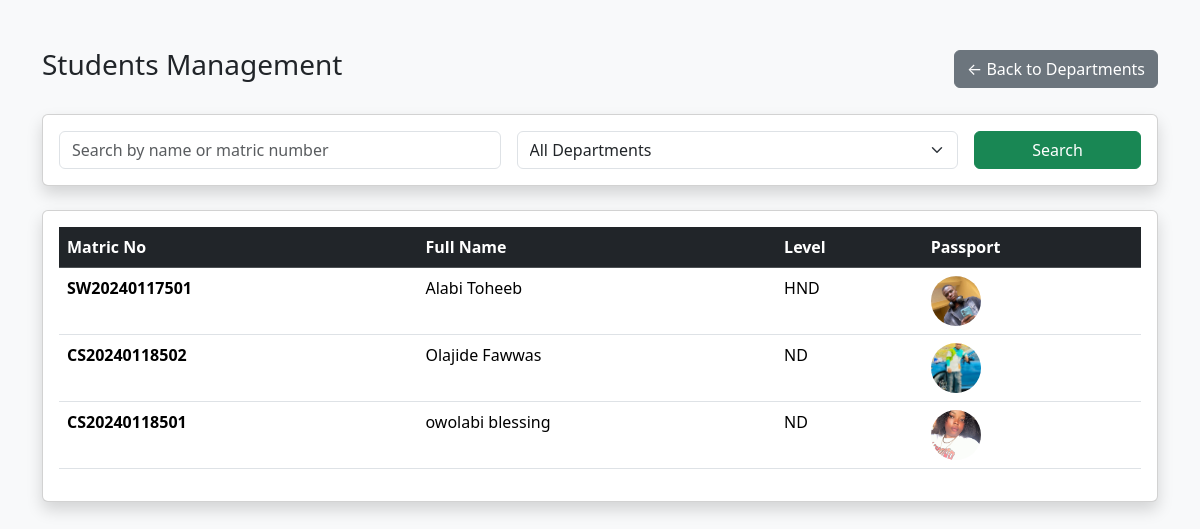
The page /grand_admin_view_students.php (signed in) on the database its author committed.
### tables this page shows
CREATE TABLE IF NOT EXISTS `students` (
  `id` int NOT NULL AUTO_INCREMENT,
  `matric_no` varchar(20) DEFAULT NULL,
  `name` varchar(150) NOT NULL,
  `email` varchar(150) DEFAULT NULL,
  `contact` varchar(50) DEFAULT NULL,
  `session` varchar(20) NOT NULL,
  `address` text,
  `department_id` int NOT NULL,
  `password_hash` varchar(255) NOT NULL,
  `role` enum('student') DEFAULT 'student',
  `passport` varchar(255) DEFAULT NULL,
  `level` varchar(10) DEFAULT NULL,
  `nd_type` varchar(10) DEFAULT NULL,
  `pair_id` int DEFAULT NULL,
  `supervisor` varchar(100) DEFAULT NULL,
  `project_title` varchar(255) DEFAULT NULL,
  `approved` tinyint(1) DEFAULT '0',
  `created_at` timestamp NULL DEFAULT CURRENT_TIMESTAMP,
  PRIMARY KEY (`id`),
  UNIQUE KEY `matric_no` (`matric_no`),
  KEY `idx_matric_no` (`matric_no`),
  KEY `idx_email` (`email`),
  KEY `idx_pair` (`pair_id`)
);

### grand_admin_view_students.php (the view, shortened to what this page needs)
<?php
require_once 'config.php';
$search = trim($_GET['search'] ?? '');
$sql = "SELECT s.* FROM students s WHERE 1=1";
$params = [];
$sql .= " ORDER BY s.name ASC";
$stmt = $pdo->prepare($sql);
$stmt->execute($params);
$students = $stmt->fetchAll();
?>
<!DOCTYPE html>
<html lang="en">
<head>
    <link href="https://cdn.jsdelivr.net/npm/bootstrap@5.3.3/dist/css/bootstrap.min.css" rel="stylesheet">
</head>
<body class="bg-light">
<div class="container mt-5">
    <div class="d-flex justify-content-between align-items-center mb-4">
        <h3>Students Management</h3>
        <a href="grand_admin_view_departments.php" class="btn btn-secondary">← Back to Departments</a>
    </div>
    <div class="card shadow mb-4">
        <div class="card-body">
            <form method="GET" class="row g-3">
                <div class="col-md-5">
                    <input type="text" name="search" class="form-control"
                           placeholder="Search by name or matric number"
                           value="<?= htmlspecialchars($search) ?>">
                </div>
                <div class="col-md-5">
                    <select name="department_id" class="form-select">
                        <option value="">All Departments</option>
                    </select>
                </div>
                <div class="col-md-2">
                    <button type="submit" class="btn btn-success w-100">Search</button>
                </div>
            </form>
        </div>
    </div>
    <div class="card shadow">
        <div class="card-body">
            <?php if (empty($students)): ?>
                <p class="text-center text-muted py-5">No students found.</p>
            <?php else: ?>
                <div class="table-responsive">
                    <table class="table table-hover">
                        <thead class="table-dark">
                            <tr>
                                <th>Matric No</th>
                                <th>Full Name</th>
                                <th>Level</th>
                                <th>Passport</th>
                            </tr>
                        </thead>
                        <tbody>
                            <?php foreach ($students as $s): ?>
                            <tr>
                                <td><strong><?= htmlspecialchars($s['matric_no']) ?></strong></td>
                                <td><?= htmlspecialchars($s['name']) ?></td>
                                <td><?= htmlspecialchars($s['level']) ?></td>
                                <td>
                                    <?php if (!empty($s['passport'])): ?>
                                        <img src="uploads/passports/<?= htmlspecialchars($s['passport']) ?>"
                                             width="50" height="50" style="object-fit:cover; border-radius:50%;">
                                    <?php else: ?>
                                        <span class="text-muted">No photo</span>
                                    <?php endif; ?>
                                </td>
                            </tr>
                            <?php endforeach; ?>
                        </tbody>
                    </table>
                </div>
            <?php endif; ?>
        </div>
    </div>
</div>
</body>
</html>

### rows shown on the page
students: matric_no "SW20240117501", name "Alabi Toheeb", level "HND", passport (picture)
students: matric_no "CS20240118502", name "Olajide Fawwas", level "ND", passport (picture)
students: matric_no "CS20240118501", name "owolabi blessing", level "ND", passport (picture)
